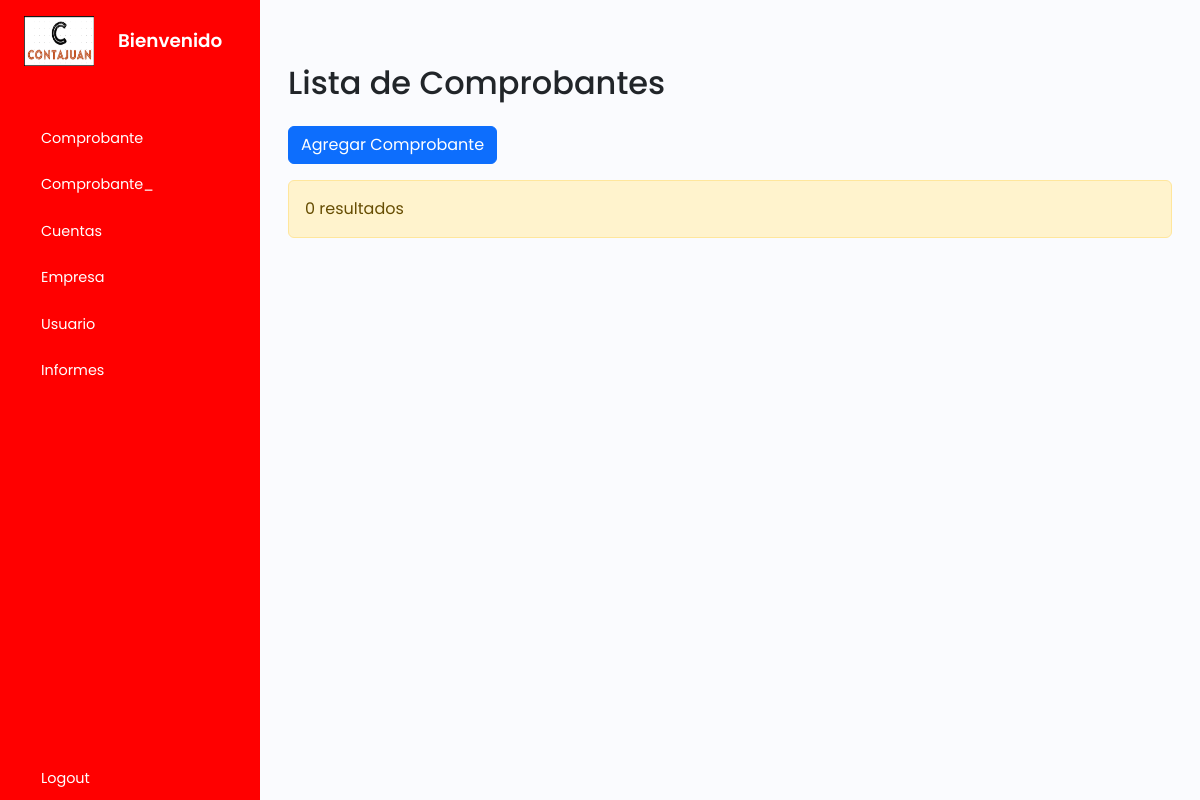
/tcomprobante/index.php, run on an earlier commit of the app's database.
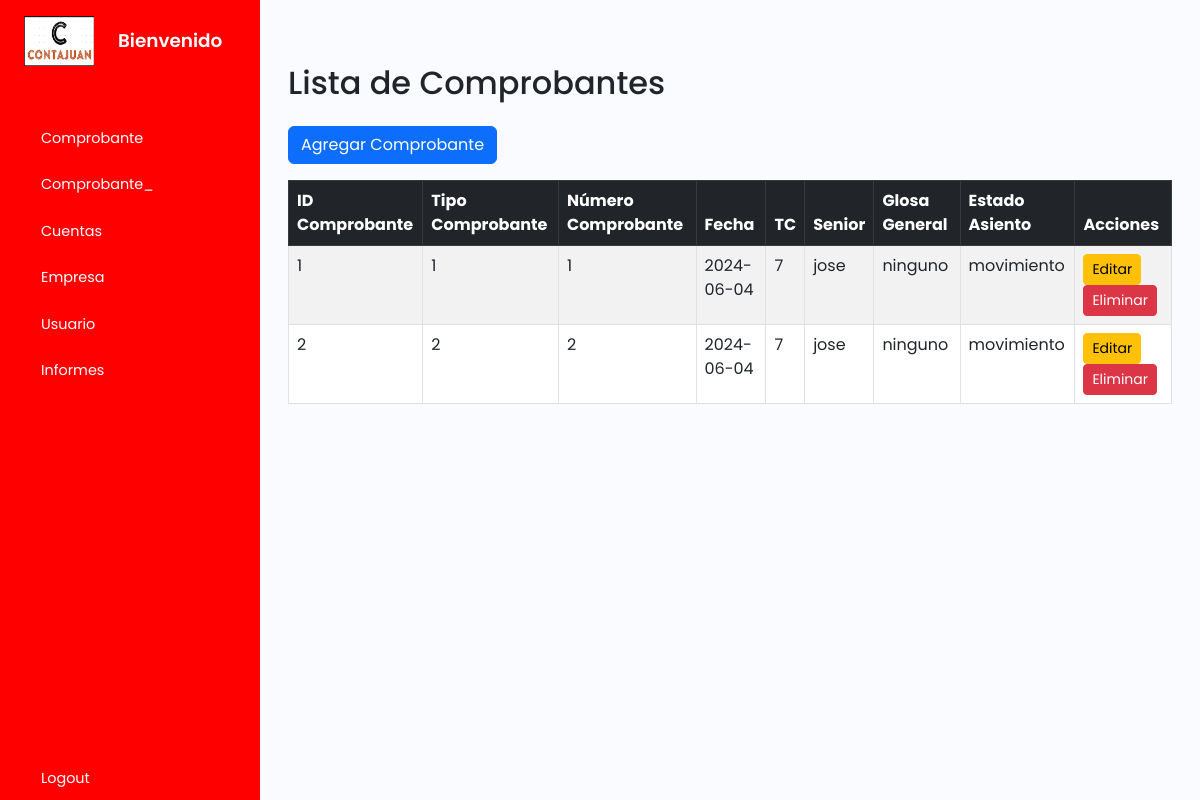
And on a later commit of the database.
### tables this page shows
CREATE TABLE `tcomprobantes` (
  `idcomprobante` int(11) NOT NULL,
  `codtipocomprobante` varchar(255) NOT NULL,
  `nocomprobante` int(11) NOT NULL,
  `fecha` date NOT NULL,
  `tc` double NOT NULL,
  `senior` varchar(255) NOT NULL,
  `glosag` varchar(255) NOT NULL,
  `estadoasiento` varchar(255) NOT NULL
);

### tcomprobante/index.php (the view, shortened to what this page needs)
<?php
    include_once("../plantilla/inicio.php");
    include_once '../cone.php';
?>
        <div class="main p-3">
        <div class="container mt-5">
            <h2 class="mb-4">Lista de Comprobantes</h2>
            <a href="create.php" class="btn btn-primary mb-3">Agregar Comprobante</a>
            <?php
            $sql = "SELECT * FROM tcomprobantes";
            $result = $conn->query($sql);
            if ($result->num_rows > 0) {
                echo "<table class='table table-striped table-bordered'>
                <thead class='table-dark'>
                <tr>
                    <th>ID Comprobante</th>
                    <th>Tipo Comprobante</th>
                    <th>Número Comprobante</th>
                    <th>Fecha</th>
                    <th>TC</th>
                    <th>Senior</th>
                    <th>Glosa General</th>
                    <th>Estado Asiento</th>
                    <th>Acciones</th>
                </tr>
                </thead>
                <tbody>";
                while($row = $result->fetch_assoc()) {
                    echo "<tr>
                    <td>" . $row["idcomprobante"]. "</td>
                    <td>" . $row["codtipocomprobante"]. "</td>
                    <td>" . $row["nocomprobante"]. "</td>
                    <td>" . $row["fecha"]. "</td>
                    <td>" . $row["tc"]. "</td>
                    <td>" . $row["senior"]. "</td>
                    <td>" . $row["glosag"]. "</td>
                    <td>" . $row["estadoasiento"]. "</td>
                    <td>
                        <a href='update.php?id=".$row["idcomprobante"]."' class='btn btn-warning btn-sm'>Editar</a>
                        <a href='delete.php?id=".$row["idcomprobante"]."' class='btn btn-danger btn-sm'>Eliminar</a>
                    </td>
                    </tr>";
                }
                echo "</tbody></table>";
            } else {
                echo "<div class='alert alert-warning' role='alert'>0 resultados</div>";
            }
            ?>
        </div>
        </div>
    </div>
    <?php
    include_once("../plantilla/final.php");
?>

What changed in the data, as far as the page shows it:
added tcomprobantes: idcomprobante "1", codtipocomprobante "1", nocomprobante "1", fecha "2024-06-04", tc "7", senior "jose", glosag "ninguno", estadoasiento "movimiento"
added tcomprobantes: idcomprobante "2", codtipocomprobante "2", nocomprobante "2", fecha "2024-06-04", tc "7", senior "jose", glosag "ninguno", estadoasiento "movimiento"
Also different on the page:
text no longer shown: "0 resultados"
text now shown: "ID Comprobante Tipo Comprobante Número Comprobante Fecha TC Senior Glosa General Estado Asiento Acciones"
